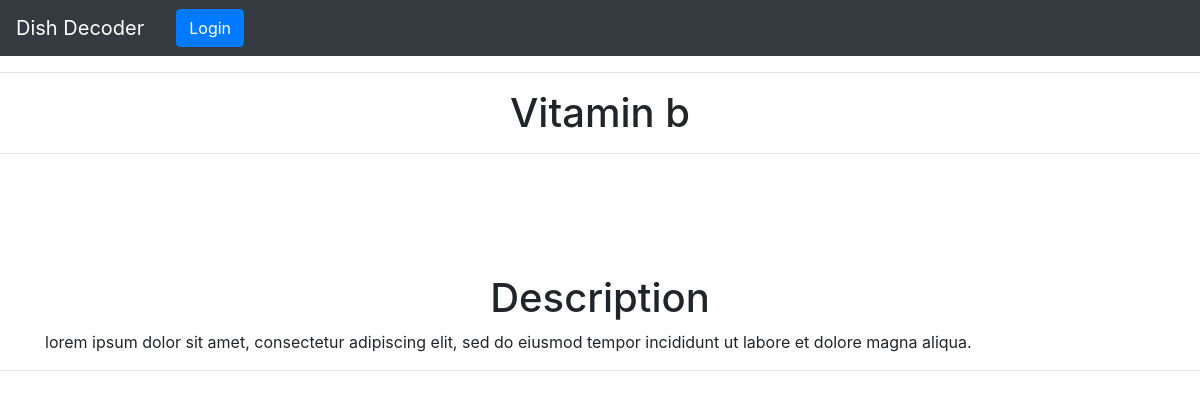
/nutrient/2, run on the app's committed database.
### DishDecoderApp/models.py (models this page shows, shortened)
class Nutrients(models.Model):
    id = models.AutoField(primary_key=True)
    name = models.CharField(max_length=100)
    desc = models.CharField(max_length=1000)

### DishDecoderApp/views.py (the view)
# urls.py: path('nutrient/<int:nutrientid>',nutrient_profile_url.as_view(), name="nutrient"),
class nutrient_profile_url(View):
    def get(self, req, nutrientid):
        template_data = {}
        try:
            nutr = Nutrients.objects.get(id= nutrientid)
            template_data["nutrient"]=nutr
            template_name="DishDecoderApp/nutrient.html"
            template_data['title_page']='Nutrient Profile'
            return render(req,template_name,template_data )
        except Nutrients.DoesNotExist:
            return page_not_found(req, exception=None)

### DishDecoderApp/templates/DishDecoderApp/nutrient.html
{% extends 'DishDecoderApp/common.html' %}
{% block content %}
<hr>
<h1 class="display-6 text-center">{{nutrient.name}}</h1>
<hr>
<div class="container">
    <h1 class="display-6 text-center">Description</h1>
    {% if nutrient.desc %}
    <p>{{nutrient.desc}}</p>
    {% else %}
            <p id="Error_message">No Data Found</p>
    {% endif %}
</div>
<hr>
{% endblock %}

### DishDecoderApp/templates/DishDecoderApp/common.html (style rules this page uses)
.container { margin-top: 10%; }

### data on the page
Nutrients: name "Vitamin b", desc "lorem ipsum dolor sit amet, consectetur adipiscing elit, sed do eiusmod tempor incididunt ut labore et dolore magna aliqua."
